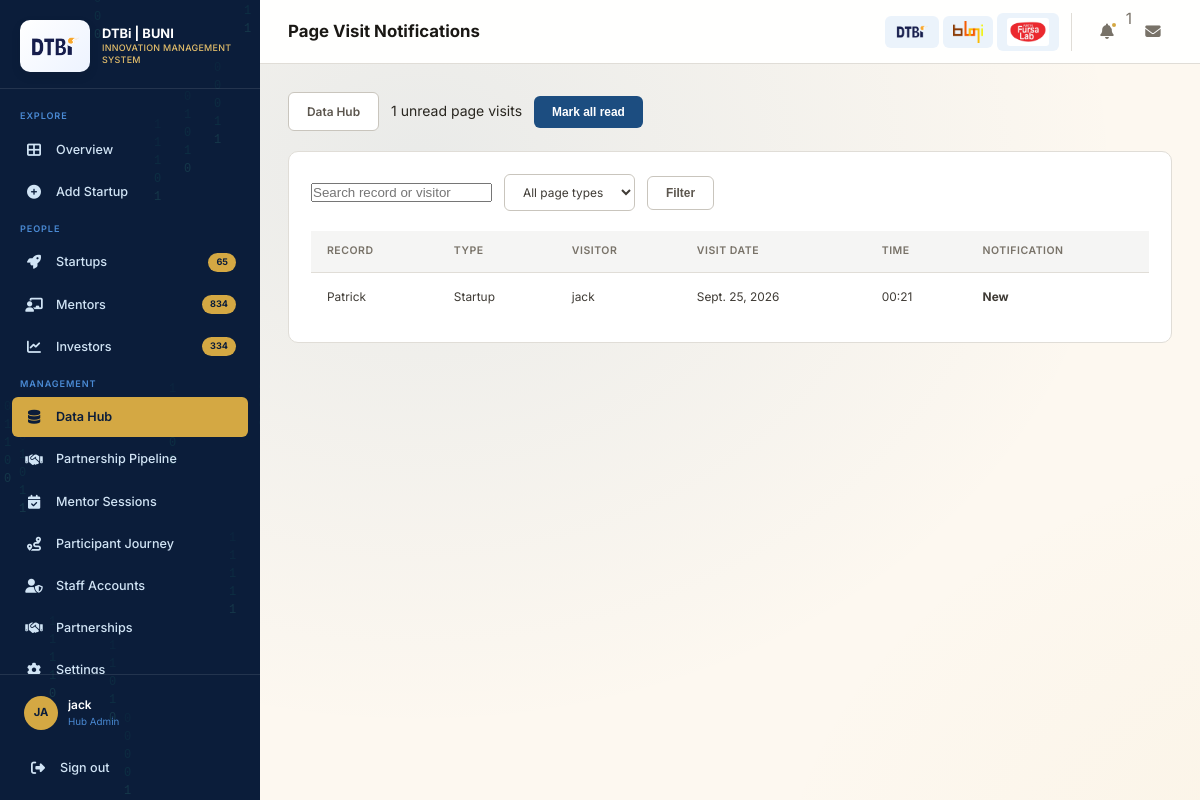
/staff/data/page-visits/ (signed in), run on an earlier commit of the app's database.
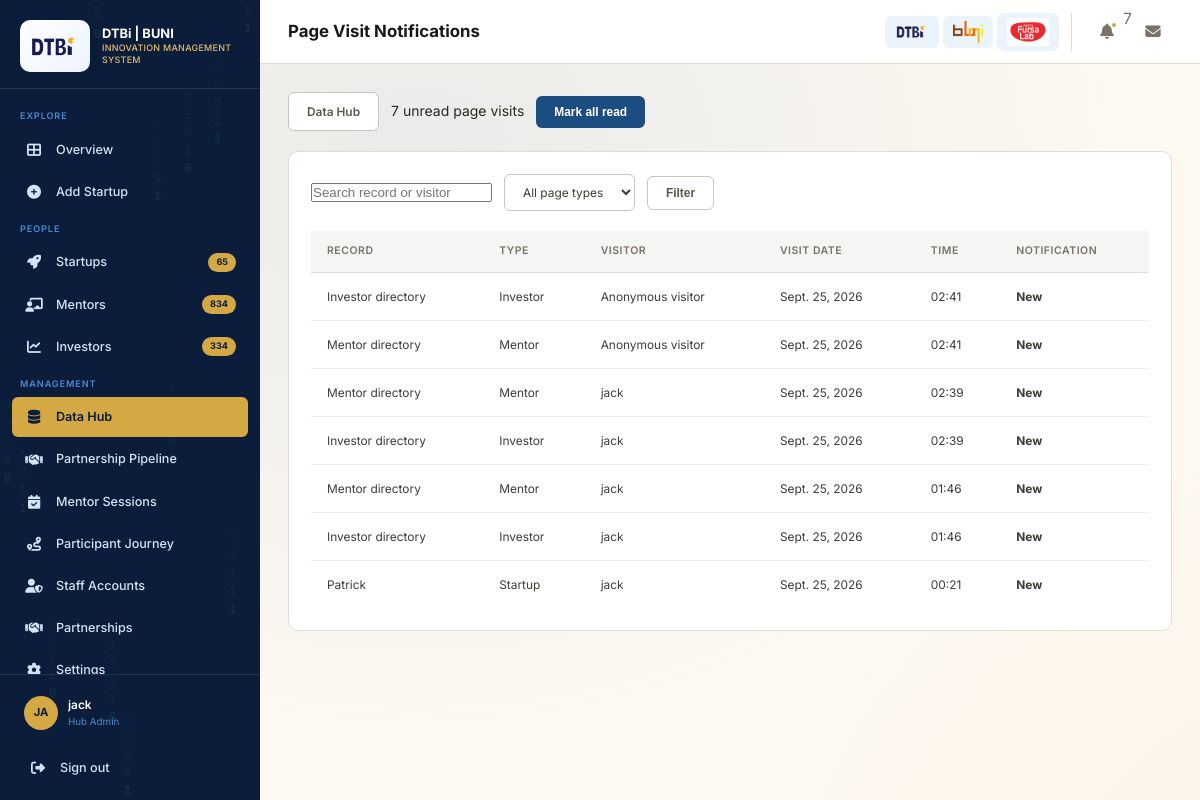
And on a later commit of the database.
### staff/models.py (models this page shows, shortened)
class PageVisit(models.Model):
    PAGE_TYPES = [
        ('startup', 'Startup'),
        ('mentor', 'Mentor'),
        ('investor', 'Investor'),
    ]
    page_type = models.CharField(max_length=20, choices=PAGE_TYPES)
    object_key = models.CharField(max_length=100)
    display_name = models.CharField(max_length=255)
    session_key = models.CharField(max_length=40)
    visitor = models.ForeignKey(
        User, on_delete=models.SET_NULL, null=True, blank=True, related_name='tracked_page_visits'
    )
    visit_date = models.DateField()
    visited_at = models.DateTimeField(auto_now_add=True)
    is_read = models.BooleanField(default=False)
    class Meta:
        ordering = ['-visited_at']
        constraints = [models.UniqueConstraint(
            fields=['page_type', 'object_key', 'session_key', 'visit_date'],
            name='uniq_daily_entity_page_visit',
        )]
        indexes = [models.Index(fields=['page_type', 'visited_at'])]

### staff/data_views.py (the view)
# urls.py: path('data/page-visits/', data_views.page_visit_admin, name='page_visit_admin'),
@admin_required
@require_http_methods(['GET', 'POST'])
def page_visit_admin(request):
    if request.method == 'POST' and request.POST.get('action') == 'mark_read':
        PageVisit.objects.filter(is_read=False).update(is_read=True)
        messages.success(request, 'Page visit notifications marked as read.')
        return redirect('staff:page_visit_admin')
    visits = PageVisit.objects.select_related('visitor').all()
    page_type = request.GET.get('type', '')
    search = request.GET.get('q', '').strip()
    if page_type in {'startup', 'mentor', 'investor'}:
        visits = visits.filter(page_type=page_type)
    if search:
        visits = visits.filter(Q(display_name__icontains=search) | Q(visitor__username__icontains=search))
    query_params = request.GET.copy()
    query_params.pop('page', None)
    page_obj = Paginator(visits, 50).get_page(request.GET.get('page'))
    return render(request, 'page_visit_admin.html', {
        'visits': page_obj,
        'page_obj': page_obj,
        'page_query': query_params.urlencode(),
        'unread_count': PageVisit.objects.filter(is_read=False).count(),
        'page_type': page_type,
        'search': search,
    })

### staff/context_processors.py (called while the page is built)
def people_counts(request):
    return {
        'live_counts': {
            'startups': Startup.objects.count(),
            'mentors': Mentor.objects.filter(is_active=True).count(),
            'investors': Investor.objects.filter(status='active').count(),
        }
    }

def admin_page_visit_alerts(request):
    unread = 0
    user = getattr(request, 'user', None)
    if user and user.is_authenticated:
        if user.is_superuser or UserProfile.objects.filter(user=user, user_type='admin').exists():
            unread = PageVisit.objects.filter(is_read=False).count()
    return {'unread_page_visit_count': unread}

def user_theme(request):
    user = getattr(request, 'user', None)
    theme = 'light'
    if user and user.is_authenticated:
        theme = UserProfile.objects.filter(user=user).values_list('theme', flat=True).first() or 'light'
    return {'ui_theme': theme}

### staff/data_views.py (called while the page is built)
def admin_required(view):
    @wraps(view)
    @login_required
    def wrapped(request, *args, **kwargs):
        allowed = request.user.is_superuser or UserProfile.objects.filter(
            user=request.user, user_type='admin'
        ).exists()
        if not allowed:
            raise PermissionDenied
        return view(request, *args, **kwargs)
    return wrapped

### staff/models.py (called while the page is built)
    @property
    def is_admin(self):
        return self.user_type == 'admin'

    @property
    def is_staff_role(self):
        return self.user_type in ['admin', 'staff']

### templates/page_visit_admin.html (shortened to what this page needs)
{% extends "base.html" %}
{% block page_title %}Page Visit Notifications{% endblock %}
{% block content %}
<div class="filter-bar"><a class="btn btn-outline" href="{% url 'staff:data_hub' %}">Data Hub</a><span>{{ unread_count }} unread page visits</span><form method="post">{% csrf_token %}<input type="hidden" name="action" value="mark_read"><button class="btn btn-primary" type="submit">Mark all read</button></form></div>
<section class="card mt-20"><div class="card-body"><form method="get" class="filter-bar"><input class="form-input" name="q" type="search" value="{{ search }}" placeholder="Search record or visitor"><select class="filter-select" name="type"><option value="">All page types</option><option value="startup" {% if page_type == 'startup' %}selected{% endif %}>Startups</option><option value="mentor" {% if page_type == 'mentor' %}selected{% endif %}>Mentors</option><option value="investor" {% if page_type == 'investor' %}selected{% endif %}>Investors</option></select><button class="btn btn-outline" type="submit">Filter</button></form><div class="table-wrap"><table><thead><tr><th>Record</th><th>Type</th><th>Visitor</th><th>Visit date</th><th>Time</th><th>Notification</th></tr></thead><tbody>{% for visit in visits %}<tr><td>{{ visit.display_name }}</td><td>{{ visit.get_page_type_display }}</td><td>{{ visit.visitor.username|default:"Anonymous visitor" }}</td><td>{{ visit.visit_date }}</td><td>{{ visit.visited_at|date:'H:i' }}</td><td>{% if visit.is_read %}Read{% else %}<strong>New</strong>{% endif %}</td></tr>{% empty %}<tr><td colspan="6">No page visits match this filter.</td></tr>{% endfor %}</tbody></table></div>{% include "partials/pagination.html" %}</div></section>
{% endblock %}

### templates/base.html (shortened to what this page needs)
<!DOCTYPE html>
{% load static %}
<html lang="en" data-theme="{{ ui_theme|default:'light' }}">
<head>
    <link rel="stylesheet" href="{% static 'style/style.css' %}">
    <link rel="stylesheet" href="https://cdnjs.cloudflare.com/ajax/libs/font-awesome/6.5.1/css/all.min.css">
</head>
<body>
    <div class="layout">
        <aside class="sidebar" id="sidebar">
            <div class="sidebar-header">
                <a class="sidebar-logo-pair" href="{% url 'landing' %}" aria-label="DTBi Innovation Management System">
                    <img src="{% static 'img/brands/dtbi logo.png' %}" alt="DTBi logo">
                </a>
                <div class="sidebar-brand">
                    <h1>DTBi | BUNI</h1>
                    <span>Innovation Management System</span>
                </div>
            </div>
            <nav class="sidebar-nav">
                <div class="nav-section">Explore</div>
                <div class="nav-item">
                    <a href="{% url 'landing' %}" class="nav-link {% if request.resolver_match.url_name == 'landing' %}active{% endif %}">
                        <i class="fas fa-th-large"></i>
                        <span>Overview</span>
                    </a>
                </div>
                {% if user.is_authenticated %}
                <div class="nav-item">
                    {% if user.profile.startup %}
                    <a href="{% url 'staff:startup_profile' slug=user.profile.startup.slug %}" class="nav-link {% if request.resolver_match.url_name == 'startup_profile' or request.resolver_match.url_name == 'startup_create' %}active{% endif %}">
                        <i class="fas fa-building"></i>
                        <span>My Startup</span>
                    </a>
                    {% else %}
                    <a href="{% url 'staff:startup_create' %}" class="nav-link {% if request.resolver_match.url_name == 'startup_create' %}active{% endif %}">
                        <i class="fas fa-plus-circle"></i>
                        <span>Add Startup</span>
                    </a>
                    {% endif %}
                </div>
                {% endif %}
                <div class="nav-section">People</div>
                <div class="nav-item">
                    <a href="{% url 'staff:startups' %}" class="nav-link {% if request.resolver_match.url_name == 'startups' %}active{% endif %}">
                        <i class="fas fa-rocket"></i>
                        <span>Startups</span>
                        <span class="badge">{{ live_counts.startups }}</span>
                    </a>
                </div>
                <div class="nav-item">
                    <a href="{% url 'staff:mentors' %}" class="nav-link {% if request.resolver_match.url_name == 'mentors' %}active{% endif %}">
                        <i class="fas fa-chalkboard-teacher"></i>
                        <span>Mentors</span>
                        <span class="badge">{{ live_counts.mentors }}</span>
                    </a>
                </div>
                <div class="nav-item">
                    <a href="{% url 'staff:investors' %}" class="nav-link {% if request.resolver_match.url_name == 'investors' %}active{% endif %}">
                        <i class="fas fa-chart-line"></i>
                        <span>Investors</span>
                        <span class="badge">{{ live_counts.investors }}</span>
                    </a>
                </div>
                <div class="nav-section">Management</div>
                {% if user.is_authenticated and user.profile.is_staff_role %}
                <div class="nav-item">
                    <a href="{% url 'staff:data_hub' %}" class="nav-link {% if request.resolver_match.url_name == 'data_hub' or request.resolver_match.url_name == 'data_import' or request.resolver_match.url_name == 'data_reports' or request.resolver_match.url_name == 'page_visit_admin' %}active{% endif %}">
                        <i class="fas fa-database"></i><span>Data Hub</span>
                    </a>
                </div>
                <div class="nav-item">
                    <a href="{% url 'staff:partnership_inbox' %}" class="nav-link {% if request.resolver_match.url_name == 'partnership_inbox' %}active{% endif %}">
                        <i class="fas fa-handshake"></i><span>Partnership Pipeline</span>
                    </a>
                </div>
                <div class="nav-item">
                    <a href="{% url 'staff:mentor_sessions' %}" class="nav-link {% if request.resolver_match.url_name == 'mentor_sessions' %}active{% endif %}">
                        <i class="fas fa-calendar-check"></i><span>Mentor Sessions</span>
                    </a>
                </div>
                <div class="nav-item">
                    <a href="{% url 'staff:participant_journey' %}" class="nav-link {% if request.resolver_match.url_name == 'participant_journey' %}active{% endif %}">
                        <i class="fas fa-route"></i><span>Participant Journey</span>
                    </a>
                </div>
                {% endif %}
                {% if user.is_authenticated and user.profile.is_admin %}
                <div class="nav-item">
                    <a href="{% url 'staff:staff_list' %}" class="nav-link {% if request.resolver_match.url_name == 'staff_list' %}active{% endif %}">
                        <i class="fas fa-user-shield"></i>
                        <span>Staff Accounts</span>
                    </a>
                </div>
                {% endif %}
                <div class="nav-item">
                    <a href="{% url 'staff:partnership_form' %}" class="nav-link {% if request.resolver_match.url_name == 'partnership_form' %}active{% endif %}">
                        <i class="fas fa-handshake"></i>
                        <span>Partnerships</span>
                    </a>
                </div>
                <div class="nav-item">
                    <a href="{% if user.is_authenticated %}{% url 'staff:settings' %}{% else %}{% url 'staff:user_login' %}?next={% url 'staff:settings' %}{% endif %}" class="nav-link {% if request.resolver_match.url_name == 'settings' %}active{% endif %}">
                        <i class="fas fa-cog"></i>
                        <span>Settings</span>
                    </a>
                </div>
            </nav>
            <div class="sidebar-footer">
                {% if user.is_authenticated %}
                <div class="sidebar-user">
                    <div class="sidebar-avatar">{{ user.username|slice:":2"|upper }}</div>
                    <div class="sidebar-user-info">
                        <div class="sidebar-user-name">{{ user.get_full_name|default:user.username }}</div>
                        <div class="sidebar-user-role">
                            {% if user.profile.is_admin %}Hub Admin
                            {% elif user.profile.startup %}{{ user.profile.startup.name }}
                            {% else %}Startup Owner{% endif %}
                        </div>
                    </div>
                </div>
                <a href="{% url 'staff:user_logout' %}" class="nav-link" style="margin-top: 10px;">
                    <i class="fas fa-sign-out-alt"></i>
                    <span>Sign out</span>
                </a>
                {% endif %}
            </div>
        </aside>
        <div class="main" id="mainContent">
            <header class="topbar">
                <div class="topbar-left">
                    <h2 class="page-title">{% block page_title %}Overview{% endblock %}</h2>
                </div>
                <div class="topbar-right">
                    <div class="external-links">
                        <a href="https://teknohama.or.tz/" target="_blank" rel="noopener noreferrer" class="ext-link brand-link" aria-label="DTBi" title="DTBi">
                            <img src="{% static 'img/brands/dtbi logo.png' %}" alt="DTBi logo" class="brand-logo brand-logo-dtbi">
                        </a>
                        <a href="https://bunihub1.pythonanywhere.com/" target="_blank" rel="noopener noreferrer" class="ext-link brand-link" aria-label="Buni" title="Buni">
                            <img src="{% static 'img/brands/buni logo.png' %}" alt="Buni logo" class="brand-logo brand-logo-buni">
                        </a>
                        <a href="https://fursalab.com" target="_blank" rel="noopener noreferrer" class="ext-link brand-link" aria-label="Fursa Hub" title="Fursa Hub">
                            <img src="{% static 'img/brands/fursahub.png' %}" alt="Fursa Hub logo" class="brand-logo brand-logo-fursa">
                        </a>
                    </div>
                    {% if user.is_authenticated and user.profile.is_admin %}
                    <a class="topbar-btn" title="Page visit notifications" href="{% url 'staff:page_visit_admin' %}" style="position:relative;">
                        <i class="fas fa-bell"></i>
                        {% if unread_page_visit_count %}<span class="dot" aria-label="{{ unread_page_visit_count }} unread visits"></span><span class="badge" style="position:absolute;top:-6px;right:-6px;">{{ unread_page_visit_count }}</span>{% endif %}
                    </a>
                    {% else %}<button class="topbar-btn" title="Notifications"><i class="fas fa-bell"></i></button>{% endif %}
                    <button class="topbar-btn" title="Messages">
                        <i class="fas fa-envelope"></i>
                    </button>
                </div>
            </header>
            <div class="page-content">
                {% block content %}{% endblock %}
            </div>
        </div>
    </div>
</body>
</html>

What changed in the data, as far as the page shows it:
added PageVisit: display_name "Investor directory", page_type "Investor", visitor.username "Anonymous visitor", visit_date "Sept. 25, 2026", visited_at "02:41", is_read "New"
added PageVisit: display_name "Mentor directory", page_type "Mentor", visitor.username "Anonymous visitor", visit_date "Sept. 25, 2026", visited_at "02:41", is_read "New"
added PageVisit: display_name "Mentor directory", page_type "Mentor", visitor.username "jack", visit_date "Sept. 25, 2026", visited_at "02:39", is_read "New"
added PageVisit: display_name "Investor directory", page_type "Investor", visitor.username "jack", visit_date "Sept. 25, 2026", visited_at "02:39", is_read "New"
added PageVisit: display_name "Mentor directory", page_type "Mentor", visitor.username "jack", visit_date "Sept. 25, 2026", visited_at "01:46", is_read "New"
added PageVisit: display_name "Investor directory", page_type "Investor", visitor.username "jack", visit_date "Sept. 25, 2026", visited_at "01:46", is_read "New"
Also different on the page:
{{ unread_page_visit_count }}: "1" → "7"
{{ unread_count }}: "1" → "7"
